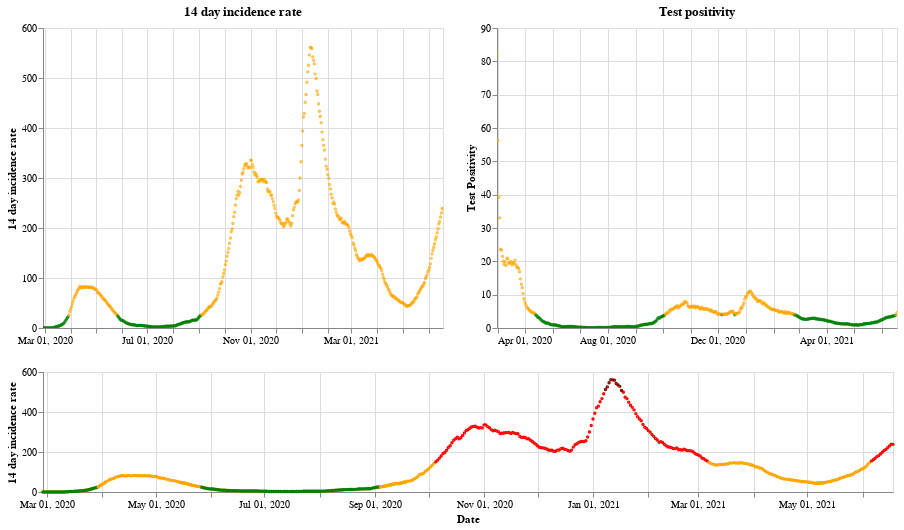

Notebook code cell kept with this figure:
### Markdown cell above
## Scotland

### Code cell
plot_traffic_light('Scotland')

### Figure 1 — Vega-Lite specification as saved in the notebook (floating-point values rounded to 4 significant figures; data arrays with more than 128 entries replaced by an {"elided": "..."} marker saying what was removed)
{"config": {"view": {"continuousWidth": 400, "continuousHeight": 300}}, "vconcat": [{"hconcat": [{"mark": {"type": "point", "size": 2}, "encoding": {"color": {"condition": {"value": "green", "test": "(datum.twoWeeklyCasesRate <= 25)"}, "value": "orange"}, "tooltip": [{"type": "nominal", "field": "areaName"}, {"type": "temporal", "field": "date"}, {"type": "quantitative", "field": "twoWeeklyCasesRate"}, {"type": "quantitative", "field": "testPositivity"}], "x": {"type": "temporal", "axis": {"title": ""}, "field": "date", "scale": {"domain": {"selection": "DateBrush"}}, "timeUnit": "yearmonthdate"}, "y": {"type": "quantitative", "axis": {"title": "14 day incidence rate"}, "field": "twoWeeklyCasesRate"}}, "title": "14 day incidence rate", "width": 400}, {"mark": {"type": "point", "size": 2}, "encoding": {"color": {"condition": {"value": "green", "test": "(datum.testPositivity <= 4)"}, "value": "orange"}, "tooltip": [{"type": "nominal", "field": "areaName"}, {"type": "temporal", "field": "date"}, {"type": "quantitative", "field": "twoWeeklyCasesRate"}, {"type": "quantitative", "field": "testPositivity"}], "x": {"type": "temporal", "axis": {"title": ""}, "field": "date", "scale": {"domain": {"selection": "DateBrush"}}, "timeUnit": "yearmonthdate"}, "y": {"type": "quantitative", "axis": {"title": "Test Positivity"}, "field": "testPositivity"}}, "title": "Test positivity", "width": 400}]}, {"layer": [{"mark": {"type": "point", "size": 2}, "encoding": {"color": {"condition": {"value": "orange", "test": "((50 && datum.twoWeeklyCasesRate) < 150)"}, "value": "red"}, "opacity": {"condition": {"value": 1, "test": "((50 && datum.twoWeeklyCasesRate) < 500)"}, "value": 0}, "tooltip": [{"type": "nominal", "field": "areaName"}, {"type": "temporal", "field": "date"}, {"type": "quantitative", "field": "twoWeeklyCasesRate"}, {"type": "quantitative", "field": "testPositivity"}], "x": {"type": "temporal", "axis": {"title": "Date"}, "field": "date", "timeUnit": "yearmonthdate"}, "y": {"type": "quantitative", "axis": {"title": "14 day incidence rate"}, "field": "twoWeeklyCasesRate"}}, "selection": {"DateBrush": {"type": "interval", "encodings": ["x"], "fields": ["Time"]}}, "width": 850}, {"mark": {"type": "point", "size": 2}, "encoding": {"color": {"value": "darkred"}, "opacity": {"condition": {"value": 1, "test": "(datum.twoWeeklyCasesRate >= 500)"}, "value": 0}, "tooltip": [{"type": "nominal", "field": "areaName"}, {"type": "temporal", "field": "date"}, {"type": "quantitative", "field": "twoWeeklyCasesRate"}, {"type": "quantitative", "field": "testPositivity"}], "x": {"type": "temporal", "axis": {"title": "Date"}, "field": "date", "timeUnit": "yearmonthdate"}, "y": {"type": "quantitative", "axis": {"title": "14 day incidence rate"}, "field": "twoWeeklyCasesRate"}}, "width": 400}, {"mark": {"type": "point", "size": 2}, "encoding": {"color": {"condition": {"value": "green", "test": "((4 && datum.twoWeeklyCasesRate) < 25)"}, "value": "orange"}, "opacity": {"condition": {"value": 1, "test": "(datum.twoWeeklyCasesRate < 50)"}, "value": 0}, "tooltip": [{"type": "nominal", "field": "areaName"}, {"type": "temporal", "field": "date"}, {"type": "quantitative", "field": "twoWeeklyCasesRate"}, {"type": "quantitative", "field": "testPositivity"}], "x": {"type": "temporal", "axis": {"title": "Date"}, "field": "date", "timeUnit": "yearmonthdate"}, "y": {"type": "quantitative", "axis": {"title": "14 day incidence rate"}, "field": "twoWeeklyCasesRate"}}, "width": 400}], "height": 120, "width": 800}], "data": {"name": "data-4cf03b9ba260ef49ddcbedaaecfb5721"}, "$schema": "https://vega.github.io/schema/vega-lite/v4.8.1.json", "datasets": {"data-4cf03b9ba260ef49ddcbedaaecfb5721": {"elided": "477 records"}}}
